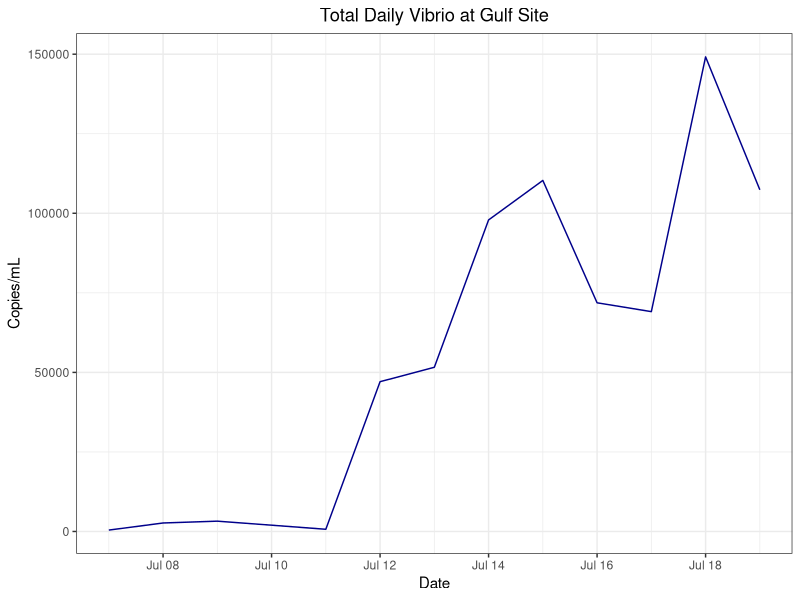
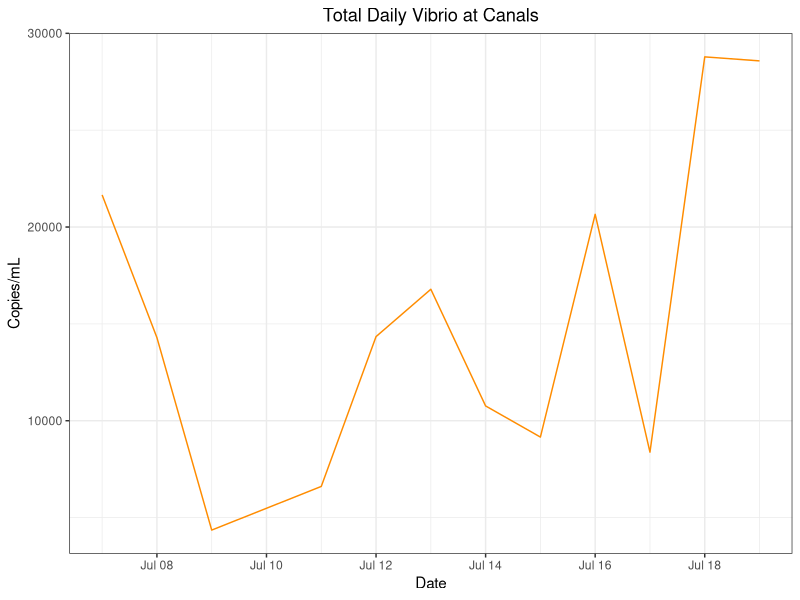
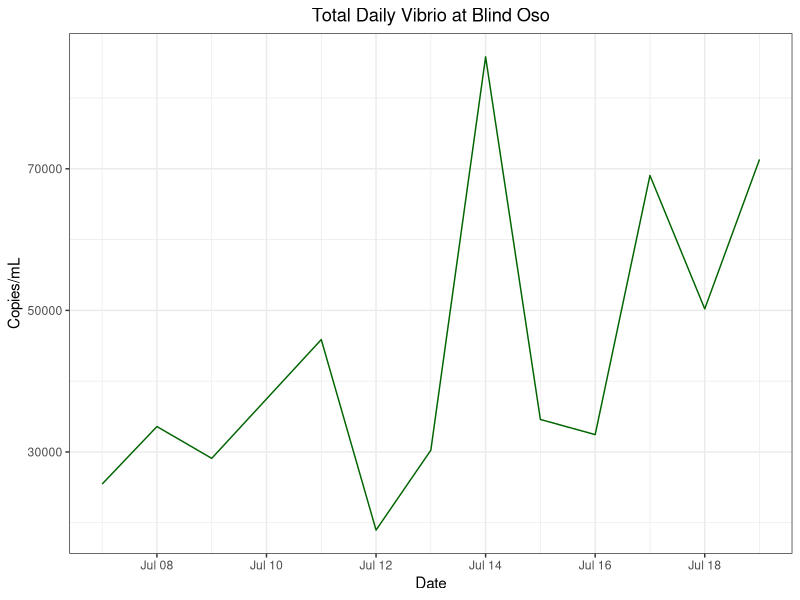
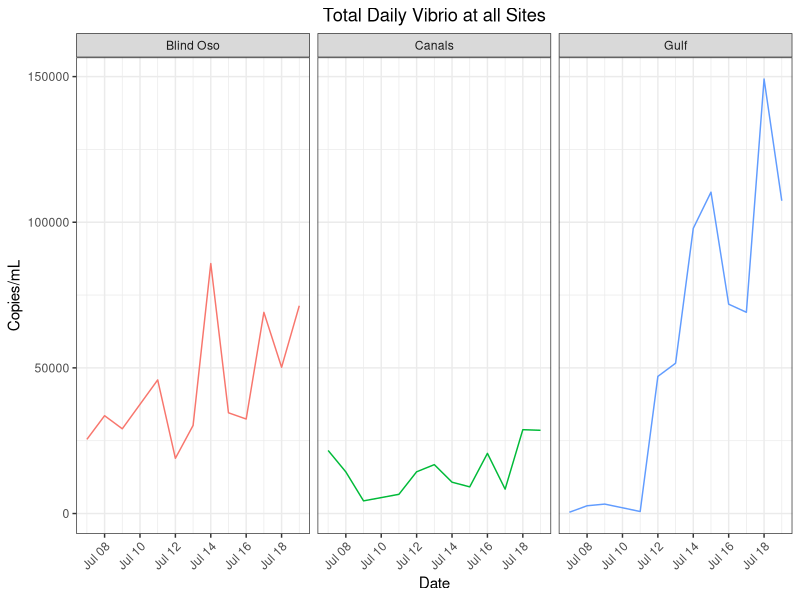
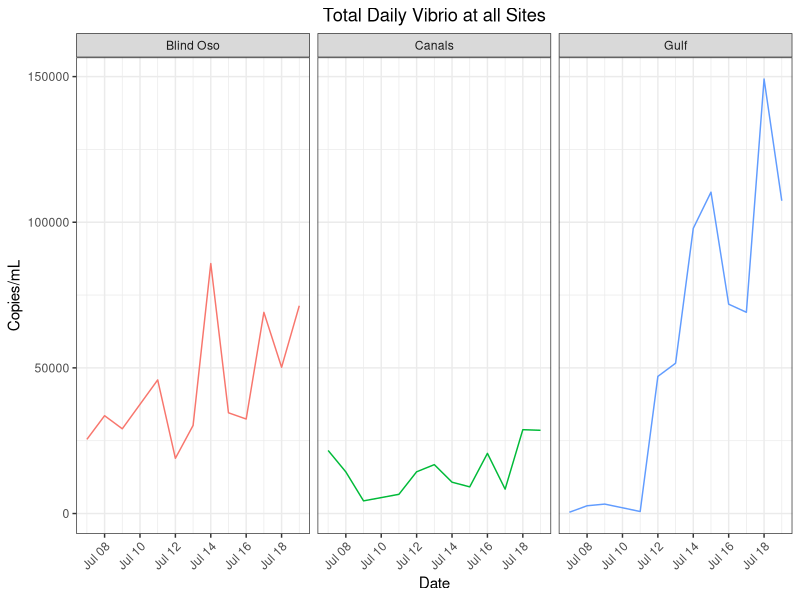

Recreate these plots in R, in order.
## ---- chunk 1
library(tidyverse)
library(here)
## ---- chunk 2
data<- read_csv(here("data", "processed_data", "tx_master.csv")) 
## ---- chunk 3
#Daily All Sites
daily<- data %>%
  select(date,copies_mL,site,Type) %>%
  filter(Type %in% "Daily") %>%
drop_na() #Get rid of NAs


#Daily by Site
bo_daily <- daily %>% filter(site %in% "Blind Oso") #Blind Oso Bay
c2_daily <- daily %>% filter(site %in% "Canals") #Canals
rd_daily <- daily %>% filter(site %in% "Gulf") #Gulf Site



## ---- chunk 4
rd_daily %>%
  ggplot() +geom_line(
    aes(x = date,
        y = copies_mL),
    color = "darkblue") +
  theme_bw() +
  labs(
    x = "Date",
    y = "Copies/mL",
    title = "Total Daily Vibrio at Gulf Site") +
  theme(plot.title = element_text(hjust = 0.5))
## ---- chunk 5
c2_daily %>%
  ggplot() +geom_line(
    aes(x = date,
        y = copies_mL),
    color = "darkorange") +
  theme_bw() +
  labs(
    x = "Date",
    y = "Copies/mL",
    title = "Total Daily Vibrio at Canals") +
  theme(plot.title = element_text(hjust = 0.5))
## ---- chunk 6
bo_daily %>%
  ggplot() +geom_line(
    aes(x = date,
        y = copies_mL),
    color = "darkgreen") +
  theme_bw() +
  labs(
    x = "Date",
    y = "Copies/mL",
    title = "Total Daily Vibrio at Blind Oso") +
  theme(plot.title = element_text(hjust = 0.5))
## ---- chunk 7
tot_vib<- daily %>% ggplot()+geom_line(
  aes(x = date,
      y = copies_mL,
      color = site))+
  facet_wrap(~site) +
  theme_bw()+
  labs(
    x = "Date",
    y = "Copies/mL",
    title = "Total Daily Vibrio at all Sites") +
  theme(plot.title = element_text(hjust = 0.5)) + #center title
  theme(axis.text.x = element_text(angle = 45, hjust = 1)) + #Tilt x axis labels 
  theme(legend.position = "none") #Removes legend 

tot_vib
## ---- chunk 8
png(file = here("results", "plots", "tot_vib_allsites_daily.png"))
tot_vib
dev.off()
